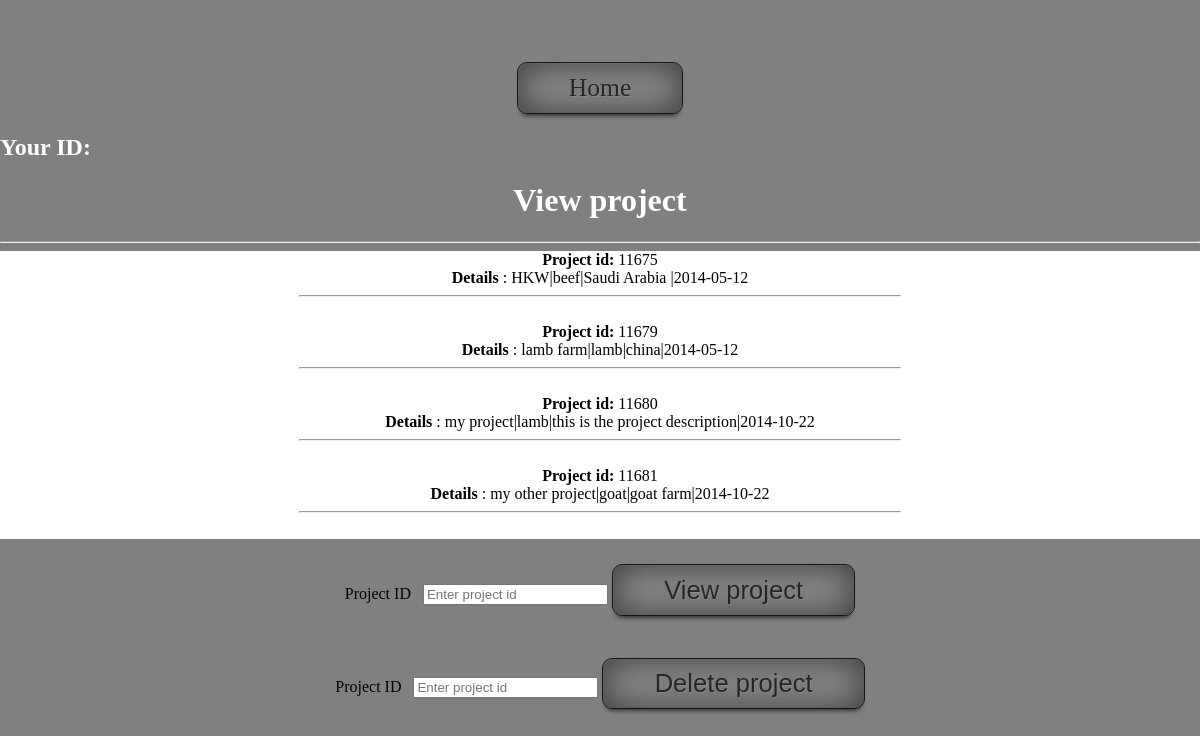
/view_projects.php, run on the app's committed database.
### tables this page shows
CREATE TABLE IF NOT EXISTS `project` (
  `pid` int(11) NOT NULL AUTO_INCREMENT,
  `uid` int(255) NOT NULL,
  `project_name` varchar(255) NOT NULL,
  `species` varchar(255) NOT NULL,
  `description` varchar(255) NOT NULL,
  `creation_date` date NOT NULL,
  PRIMARY KEY (`pid`)
);

### view_projects.php (the view, shortened to what this page needs)
<html>
<head>
<link rel="stylesheet" type="text/css" href="buttons.css">
</head>
<body>
<br>
<br>
<?php
$result = mysql_query("SELECT * FROM project");
	echo "<a href='home.php?username=".$_GET["username"]."' id='button'>Home</a>";
	 echo "<h2 align='left'> Your ID:  <b><i>".$_GET["username"]."</i></b></h2>";
	 echo "<h1>View project</h1>";
	 echo "<hr>";
		echo "<div id='formContainer'>";
	while ($row = mysql_fetch_array($result))
		{
						echo "<b>Project id:</b> ".$row["pid"];
						echo "<br>";
						echo "<b>Details </b>: ".$row["project_name"]."|".$row["species"]."|".$row["description"]."|".$row["creation_date"];
						echo "<hr width ='50%'>";
						echo "<br>";
		}
			echo "</div>";
?>
<form name="login" action="view_project.php" method="get" accept-charset="utf-8">
		<label for="pid">Project ID</label>
       &nbsp; <input type="text" name="project_id" placeholder="Enter project id" required>
        <input id="button"type="submit" value="View project">
</form>
<form name="login" action="delete_project.php" method="get" accept-charset="utf-8">
		<label for="pid">Project ID</label>
       &nbsp; <input type="text" name="project_id" placeholder="Enter project id" required>
        <input id="button"type="submit" value="Delete project">
</form>
</body>
</html>

### buttons.css (style rules this page uses)
body { margin: 0; font-family: Calibri; text-align: center; background-color: grey; }
#button { display: inline-block; margin: 1em 0 0 0; padding: 0.4em 2em; font-size: 1.6em; background: rgba(255,255,255,0.07); color: rgba(0,0,0,0.7); text-shadow: 1px 1px 0 rgba(255,255,255,0.1); text-decoration: none; border: solid 1px rgba(20,20,20,1); border-radius: 10px; box-shadow: inset 1px 1px 1px rgba(255,255,255,0.05), inset 0 0 35px rgba(0,0,0,0.6), 0 5px 5px -4px rgba(0,0,0,0.8); }
h2 { color:white; }
h1 { color:white; }
#formContainer { background-color:white; }

### data on the page
project: pid "11675", project_name "HKW", species "beef", description "Saudi Arabia", creation_date "2014-05-12"
project: pid "11679", project_name "lamb farm", species "lamb", description "china", creation_date "2014-05-12"
project: pid "11680", project_name "my project", species "lamb", description "this is the project description", creation_date "2014-10-22"
project: pid "11681", project_name "my other project", species "goat", description "goat farm", creation_date "2014-10-22"
